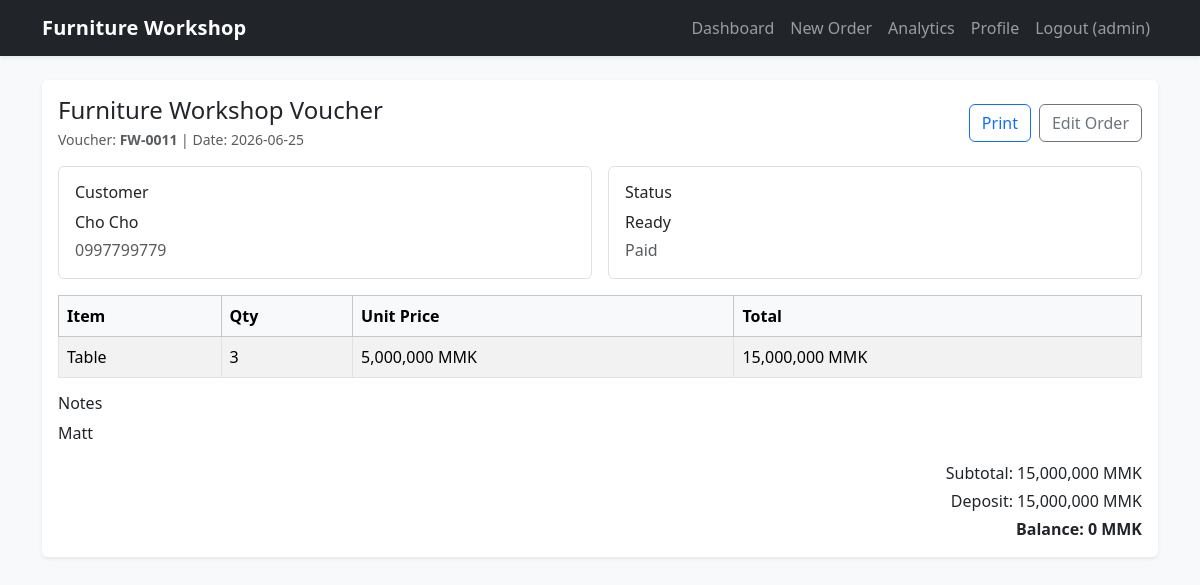
Screenshot of /voucher/14 (signed in) with the database file from the repository.
### tables this page shows
CREATE TABLE users (
            id INTEGER PRIMARY KEY AUTOINCREMENT,
            username TEXT NOT NULL UNIQUE,
            password_hash TEXT NOT NULL,
            created_at TEXT NOT NULL
        );

CREATE TABLE orders (
            id INTEGER PRIMARY KEY AUTOINCREMENT,
            user_id INTEGER NOT NULL,
            voucher_number TEXT NOT NULL,
            customer_id INTEGER NOT NULL,
            order_date TEXT NOT NULL,
            deposit REAL NOT NULL DEFAULT 0,
            total_amount REAL NOT NULL DEFAULT 0,
            balance REAL NOT NULL DEFAULT 0,
            status TEXT NOT NULL,
            payment_status TEXT NOT NULL,
            notes TEXT,
            created_at TEXT NOT NULL,
            FOREIGN KEY (user_id) REFERENCES users(id),
            FOREIGN KEY (customer_id) REFERENCES customers(id)
        );

CREATE TABLE customers (
            id INTEGER PRIMARY KEY AUTOINCREMENT,
            user_id INTEGER NOT NULL,
            name TEXT NOT NULL,
            phone_number TEXT NOT NULL,
            created_at TEXT NOT NULL,
            FOREIGN KEY (user_id) REFERENCES users(id),
            UNIQUE(user_id, phone_number)
        );

CREATE TABLE order_items (
            id INTEGER PRIMARY KEY AUTOINCREMENT,
            order_id INTEGER NOT NULL,
            item_name TEXT NOT NULL,
            quantity INTEGER NOT NULL,
            unit_price REAL NOT NULL,
            total REAL NOT NULL,
            FOREIGN KEY (order_id) REFERENCES orders(id) ON DELETE CASCADE
        );

### app.py (the view)
@app.route("/voucher/<int:order_id>")
@login_required
def voucher(order_id: int) -> str | Any:
    order = fetch_order(order_id, int(current_user.id))
    if not order:
        flash("Order not found.", "error")
        return redirect(url_for("index"))
    return render_template("voucher.html", order=order)

### app.py (called while the page is built)
@login_manager.user_loader
def load_user(user_id: str) -> User | None:
    db = get_db()
    row = db.execute(
        "SELECT id, username FROM users WHERE id = ?", (user_id,)
    ).fetchone()
    if not row:
        return None
    return User(id=int(row["id"]), username=row["username"])

def get_db() -> sqlite3.Connection:
    if "db" not in g:
        g.db = sqlite3.connect(DB_PATH)
        g.db.row_factory = sqlite3.Row
        g.db.execute("PRAGMA foreign_keys = ON")
    return g.db

@app.after_request
def add_security_headers(response: Any) -> Any:
    response.headers["X-Frame-Options"] = "DENY"
    response.headers["X-Content-Type-Options"] = "nosniff"
    response.headers["Referrer-Policy"] = "strict-origin-when-cross-origin"
    response.headers["Content-Security-Policy"] = (
        "default-src 'self'; "
        "script-src 'self' https://cdn.jsdelivr.net 'unsafe-inline'; "
        "style-src 'self' https://cdn.jsdelivr.net 'unsafe-inline'; "
        "img-src 'self' data:; "
        "font-src 'self' https://cdn.jsdelivr.net; "
        "connect-src 'self'; "
        "frame-ancestors 'none'; "
        "form-action 'self'; "
        "base-uri 'self'"
    )
    return response

@app.context_processor
def inject_forms() -> dict[str, Any]:
    return {"logout_form": LogoutForm()}

### templates/voucher.html
{% extends "base.html" %}
{% block content %}
<div class="card border-0 shadow-sm">
  <div class="card-body">
    <div class="d-flex flex-column flex-md-row justify-content-between align-items-md-center gap-2 mb-3">
      <div>
        <h2 class="h4 mb-1">Furniture Workshop Voucher</h2>
        <div class="text-muted small">Voucher: <strong>{{ order.voucher_number }}</strong> | Date: {{
          order.order_date[:10] }}</div>
      </div>
      <div class="d-flex gap-2">
        <button class="btn btn-outline-primary" onclick="window.print()">Print</button>
        <a class="btn btn-outline-secondary" href="{{ url_for('edit_order', order_id=order.id) }}">Edit Order</a>
      </div>
    </div>
    <div class="row g-3 mb-3">
      <div class="col-12 col-md-6">
        <div class="border rounded p-3 h-100">
          <h3 class="h6 mb-2">Customer</h3>
          <p class="mb-1">{{ order.customer_name }}</p>
          <p class="mb-0 text-muted">{{ order.phone_number }}</p>
        </div>
      </div>
      <div class="col-12 col-md-6">
        <div class="border rounded p-3 h-100">
          <h3 class="h6 mb-2">Status</h3>
          <p class="mb-1">{{ order.status }}</p>
          <p class="mb-0 text-muted">{{ order.payment_status }}</p>
        </div>
      </div>
    </div>
    <div class="table-responsive mb-3">
      <table class="table table-bordered table-striped align-middle mb-0">
        <thead class="table-light">
          <tr>
            <th>Item</th>
            <th>Qty</th>
            <th>Unit Price</th>
            <th>Total</th>
          </tr>
        </thead>
        <tbody>
          {% for i in order["items"] %}
          <tr>
            <td>{{ i.item_name }}</td>
            <td>{{ i.quantity }}</td>
            <td>{{ "{:,.0f}".format(i.unit_price) }} MMK</td>
            <td>{{ "{:,.0f}".format(i.total) }} MMK</td>
          </tr>
          {% endfor %}
        </tbody>
      </table>
    </div>
    {% if order.notes %}
    <div class="mb-3">
      <h3 class="h6">Notes</h3>
      <p class="mb-0">{{ order.notes }}</p>
    </div>
    {% endif %}
    <div class="text-md-end">
      <p class="mb-1">Subtotal: {{ "{:,.0f}".format(order.total_amount) }} MMK</p>
      <p class="mb-1">Deposit: {{ "{:,.0f}".format(order.deposit) }} MMK</p>
      <p class="mb-0 fw-bold">Balance: {{ "{:,.0f}".format(order.balance) }} MMK</p>
    </div>
  </div>
</div>
{% endblock %}

### templates/base.html (shortened to what this page needs)
<!doctype html>
<html lang="en">
<head>
  <link href="https://cdn.jsdelivr.net/npm/bootstrap@5.3.3/dist/css/bootstrap.min.css" rel="stylesheet">
  <link rel="stylesheet" href="{{ url_for('static', filename='styles.css') }}" />
</head>
<body class="bg-light">
  <nav class="navbar navbar-expand-lg navbar-dark bg-dark shadow-sm">
    <div class="container">
      <a class="navbar-brand fw-semibold" href="{{ url_for('index') }}">Furniture Workshop</a>
      <div class="collapse navbar-collapse" id="mainNav">
        <ul class="navbar-nav ms-auto mb-2 mb-lg-0">
          {% if current_user.is_authenticated %}
          <li class="nav-item"><a class="nav-link" href="{{ url_for('index') }}">Dashboard</a></li>
          <li class="nav-item"><a class="nav-link" href="{{ url_for('new_order') }}">New Order</a></li>
          <li class="nav-item"><a class="nav-link" href="{{ url_for('analytics') }}">Analytics</a></li>
          <li class="nav-item"><a class="nav-link" href="{{ url_for('profile') }}">Profile</a></li>
          <li class="nav-item">
            <form method="post" action="{{ url_for('logout') }}" class="d-flex">
              <button type="submit" class="nav-link btn btn-link text-decoration-none">Logout ({{ current_user.username }})</button>
            </form>
          </li>
          {% else %}
          <li class="nav-item"><a class="nav-link" href="{{ url_for('login') }}">Login</a></li>
          <li class="nav-item"><a class="nav-link" href="{{ url_for('register') }}">Register</a></li>
          {% endif %}
        </ul>
      </div>
    </div>
  </nav>
  <main class="container py-4">
    {% block content %}{% endblock %}
  </main>
</body>
</html>

### static/styles.css (style rules this page uses)
body { min-height: 100vh; }
.navbar-brand { letter-spacing: 0.2px; }

### rows the page displays
users: username "admin"
orders: voucher_number "FW-0011", order_date "2026-06-25", status "Ready", payment_status "Paid", notes "Matt", total_amount "15,000,000", deposit "15,000,000", balance "0"
customers: customer_name "Cho Cho", phone_number "0997799779"
order_items: item_name "Table", quantity "3", unit_price "5,000,000", total "15,000,000"
